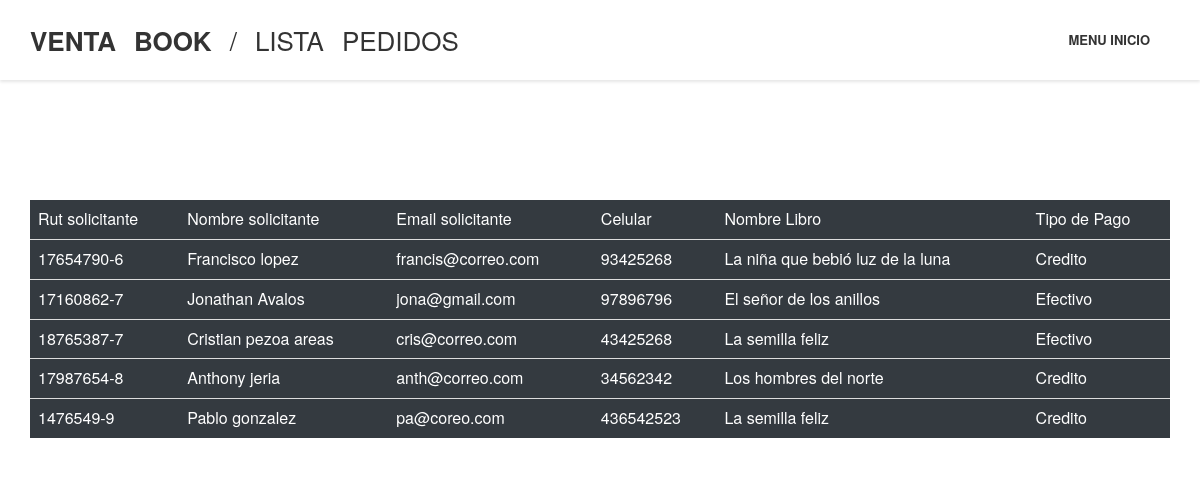
/listar_pedido/, run on the app's committed database.
### core/models.py (models this page shows, shortened)
class Pedido2(models.Model):
    rut_cliente = models.CharField(max_length=50,default="")
    nombreclientes = models.CharField(max_length=50,default="")
    emailclientes = models.CharField(max_length=50,default="")
    celularcliente = models.IntegerField()
    librocliente =  models.CharField(max_length=50,default="")
    tipo_pago =  models.CharField(max_length=50,default="")

### core/views.py (the view)
# urls.py: path('listar_pedido/',Listarpedido.as_view(),name='listar_pedido'),
class Listarpedido(ListView):
    model = Pedido2
    template_name = 'core/listar_pedido.html'

### core/templates/core/listar_pedido.html (shortened to what this page needs)
{%load static%}
<head>
  <link rel="stylesheet" href="https://maxcdn.bootstrapcdn.com/bootstrap/4.5.0/css/bootstrap.min.css">
	<link href="{% static 'core/css/bootstrap.min.css' %}" rel="stylesheet" type="text/css" />
	<link href="{% static 'core/css/flexslider.css' %}" rel="stylesheet" type="text/css" />
	<link href="{% static 'core/css/prettyPhoto.css' %}" rel="stylesheet" type="text/css" />
	<link href="{% static 'core/css/animate.css' %}" rel="stylesheet" type="text/css" media="all" />
    <link href="{% static 'core/css/owl.carousel.css' %}" rel="stylesheet">
	<link href="{% static 'core/css/style.css' %}" rel="stylesheet" type="text/css" />
    <link rel="stylesheet" href="https://maxcdn.bootstrapcdn.com/bootstrap/3.4.1/css/bootstrap.min.css">
	<link href="http://netdna.bootstrapcdn.com/font-awesome/4.0.3/css/font-awesome.css" rel="stylesheet">
</head>
<header>
			<div class="menu_block">
				<div class="container clearfix">
					<div class="logo pull-left">
						<a href={% url 'home' %} ><span class="b1">VENTA</span><span class="b2">BOOK</span><span class="b3">/</span><span class="b4">LISTA</span><span class="b5">Pedidos</span></a>
                    </div>
					<div class="pull-right">
						<nav class="navmenu center">
							<ul>
								<li class="first active scroll_btn"><a href={% url 'home' %} >Menu Inicio</a></li>
							</ul>
						</nav>
					</div>
				</div>
			</div>
		</header>
<body background="{%static 'core\img\88.png'%}">
    <br>
    <br>
    <br>
    <br>
    <br>
    <br>
<div class="container">
<table class="table table-dark">
<thead>
<tr>
    <td>Rut solicitante</td>
    <td>Nombre solicitante</td>
    <td>Email solicitante</td>
    <td>Celular</td>
    <td>Nombre Libro</td>
    <td>Tipo de Pago</td>
</tr>
</thead>
{% for a in object_list %}
<tr>
    <td>{{a.rut_cliente}}</td>
    <td>{{a.nombreclientes}}</td>
    <td>{{a.emailclientes}}</td>
    <td>{{a.celularcliente}}</td>
    <td>{{a.librocliente}}</td>
    <td>{{a.tipo_pago}}</td>
</tr>
{%endfor%}
</table>
</div>
<br>
<br>
<br>

### core/static/core/css/style.css (style rules this page uses)
body { overflow-x:hidden; position:relative; margin: 0; padding:0; font-family: 'Roboto', sans-serif; font-weight:300; font-size: 13px; line-height: 20px; color: #666; background-color:#fff; }
.container { padding-left:0; padding-right:0; }
a, input, select, textarea { vertical-align:top; outline:none !important; -webkit-appearance: none; -webkit-border-radius: 0; }
a { color:#999; transition: all 0.3s ease-in-out; -webkit-transition: all 0.3s ease-in-out; }
ul, ol { padding:0; margin:0; }
li { padding:0; margin:0; list-style:none; }
.center { text-align:center; }
header { position:relative; height:80px; background-color:#fff; }
.logo { float:left; }
.logo a { text-transform:uppercase; line-height:80px; font-size:26px; color:#333; }
.logo a span { display:inline-block; padding-right:18px; }
.logo a span.b1 { font-weight:900; }
.logo a span.b2 { font-weight:700; }
.logo a span.b3 { font-weight:400; }
.logo a span.b4 { font-weight:300; }
.logo a span.b5 { font-weight:100; }
.menu_block { position:fixed; z-index:9999; left:0; top:0; right:0; height:80px; width:100%; background-color:#fff; box-shadow:0 2px 3px rgba(0,0,0,0.1); }
.navmenu ul li { position:relative; display:inline-block; }
.navmenu ul li a { display:block; margin:0 0 0 -3px; padding:30px 20px; text-transform:uppercase; font-weight:900; line-height:20px; font-size:13px; color:#666; transition: all 0.3s ease-in-out; -webkit-transition: all 0.3s ease-in-out; }
.navmenu li:hover a, .navmenu li.active a { color:#333; }

### data on the page
Pedido2: rut_cliente "17654790-6", nombreclientes "Francisco lopez", emailclientes "francis@correo.com", celularcliente "93425268", librocliente "La niña que bebió luz de la luna", tipo_pago "Credito"
Pedido2: rut_cliente "17160862-7", nombreclientes "Jonathan Avalos", emailclientes "jona@gmail.com", celularcliente "97896796", librocliente "El señor de los anillos", tipo_pago "Efectivo"
Pedido2: rut_cliente "18765387-7", nombreclientes "Cristian pezoa areas", emailclientes "cris@correo.com", celularcliente "43425268", librocliente "La semilla feliz", tipo_pago "Efectivo"
Pedido2: rut_cliente "17987654-8", nombreclientes "Anthony jeria", emailclientes "anth@correo.com", celularcliente "34562342", librocliente "Los hombres del norte", tipo_pago "Credito"
Pedido2: rut_cliente "1476549-9", nombreclientes "Pablo gonzalez", emailclientes "pa@coreo.com", celularcliente "436542523", librocliente "La semilla feliz", tipo_pago "Credito"
